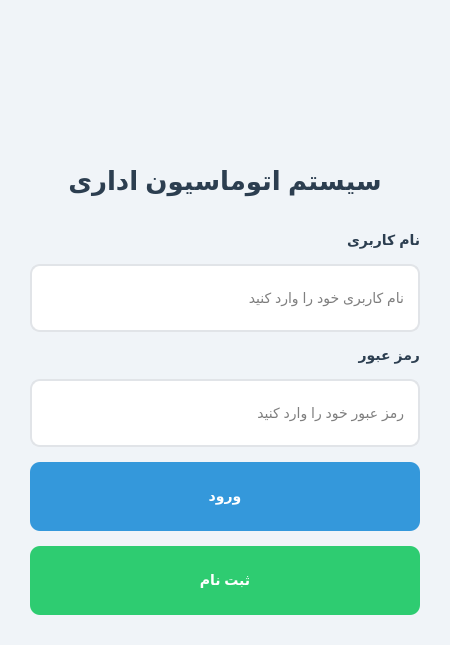
<?xml version="1.0" encoding="UTF-8"?>
<ui version="4.0">
 <class>Login</class>
 <widget class="QDialog" name="Login">
  <property name="geometry">
   <rect>
    <x>0</x>
    <y>0</y>
    <width>450</width>
    <height>550</height>
   </rect>
  </property>
  <property name="windowTitle">
   <string>سیستم اتوماسیون اداری - ورود</string>
  </property>
  <property name="layoutDirection">
   <enum>Qt::RightToLeft</enum>
  </property>
  <property name="styleSheet">
   <string notr="true">QDialog {
    background-color: #f0f4f8;
}
QLabel {
    color: #2c3e50;
    font-size: 14px;
    font-weight: bold;
}
QLineEdit {
    padding: 12px;
    border: 2px solid #e1e4e8;
    border-radius: 10px;
    background-color: white;
    font-size: 14px;
    min-height: 40px;
}
QLineEdit:focus {
    border: 2px solid #4a90e2;
}
QPushButton {
    padding: 12px;
    border-radius: 10px;
    font-size: 14px;
    font-weight: bold;
    min-height: 45px;
}
QPushButton#loginButton {
    background-color: #3498db;
    color: white;
}
QPushButton#loginButton:hover {
    background-color: #2980b9;
}
QPushButton#registerButton {
    background-color: #2ecc71;
    color: white;
}
QPushButton#registerButton:hover {
    background-color: #27ae60;
}</string>
  </property>
  <layout class="QVBoxLayout" name="verticalLayout">
   <property name="spacing">
    <number>15</number>
   </property>
   <property name="leftMargin">
    <number>30</number>
   </property>
   <property name="topMargin">
    <number>30</number>
   </property>
   <property name="rightMargin">
    <number>30</number>
   </property>
   <property name="bottomMargin">
    <number>30</number>
   </property>
   <item>
    <widget class="QLabel" name="logoLabel">
     <property name="minimumSize">
      <size>
       <width>120</width>
       <height>120</height>
      </size>
     </property>
     <property name="maximumSize">
      <size>
       <width>120</width>
       <height>120</height>
      </size>
     </property>
     <property name="text">
      <string/>
     </property>
     <property name="pixmap">
      <pixmap resource="resources.qrc">:/icons/modern/logo.png</pixmap>
     </property>
     <property name="scaledContents">
      <bool>true</bool>
     </property>
     <property name="alignment">
      <set>Qt::AlignCenter</set>
     </property>
    </widget>
   </item>
   <item>
    <widget class="QLabel" name="titleLabel">
     <property name="text">
      <string>سیستم اتوماسیون اداری</string>
     </property>
     <property name="alignment">
      <set>Qt::AlignCenter</set>
     </property>
     <property name="styleSheet">
      <string notr="true">font-size: 26px; font-weight: bold; color: #2c3e50; margin-bottom: 20px;</string>
     </property>
    </widget>
   </item>
   <item>
    <spacer name="verticalSpacer_1">
     <property name="orientation">
      <enum>Qt::Vertical</enum>
     </property>
     <property name="sizeHint" stdset="0">
      <size>
       <width>20</width>
       <height>20</height>
      </size>
     </property>
    </spacer>
   </item>
   <item>
    <widget class="QLabel" name="usernameLabel">
     <property name="text">
      <string>نام کاربری</string>
     </property>
    </widget>
   </item>
   <item>
    <widget class="QLineEdit" name="usernameEdit">
     <property name="placeholderText">
      <string>نام کاربری خود را وارد کنید</string>
     </property>
    </widget>
   </item>
   <item>
    <widget class="QLabel" name="passwordLabel">
     <property name="text">
      <string>رمز عبور</string>
     </property>
    </widget>
   </item>
   <item>
    <widget class="QLineEdit" name="passwordEdit">
     <property name="echoMode">
      <enum>QLineEdit::Password</enum>
     </property>
     <property name="placeholderText">
      <string>رمز عبور خود را وارد کنید</string>
     </property>
    </widget>
   </item>
   <item>
    <spacer name="verticalSpacer_2">
     <property name="orientation">
      <enum>Qt::Vertical</enum>
     </property>
     <property name="sizeHint" stdset="0">
      <size>
       <width>20</width>
       <height>30</height>
      </size>
     </property>
    </spacer>
   </item>
   <item>
    <widget class="QPushButton" name="loginButton">
     <property name="text">
      <string>ورود</string>
     </property>
    </widget>
   </item>
   <item>
    <widget class="QPushButton" name="registerButton">
     <property name="text">
      <string>ثبت نام</string>
     </property>
    </widget>
   </item>
   <item>
    <spacer name="verticalSpacer_3">
     <property name="orientation">
      <enum>Qt::Vertical</enum>
     </property>
     <property name="sizeHint" stdset="0">
      <size>
       <width>20</width>
       <height>20</height>
      </size>
     </property>
    </spacer>
   </item>
  </layout>
 </widget>
 <resources>
  <include location="resources.qrc"/>
 </resources>
 <connections/>
</ui> 
